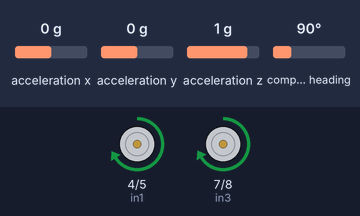
Simulated run of this sketch. Board: Arduino Uno, built with avr-gcc and run on an emulated ATmega328P. Parts: motor-driver pin pairs drawn as motors (green arrow = first pin HIGH = forward, orange = second pin HIGH = backward, longer = more drive, scaled by the enable pin). The inputs (shaded band) are chosen by the test bench; at power-on: compass heading 90°, acceleration x 0 g, acceleration y 0 g, acceleration z 1 g.

Above: at 2.2 s.
2.3 s: compass heading set to 7°
At 4.8 s:
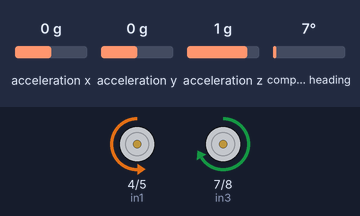
5.1 s: compass heading set to 79°
6.6 s: compass heading set to 90°
At 7.0 s:
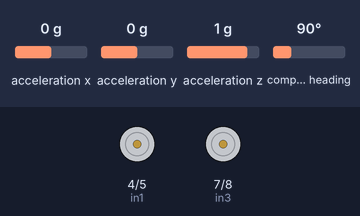
8.6 s: compass heading set to 180°
10.7 s: compass heading set to 100°
12.2 s: compass heading set to 93°
At 16.4 s:
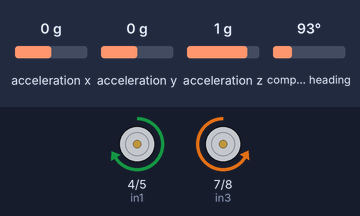
Timing chart, 0 to 16.8 s (numbered marks = the images above; inputs shaded):
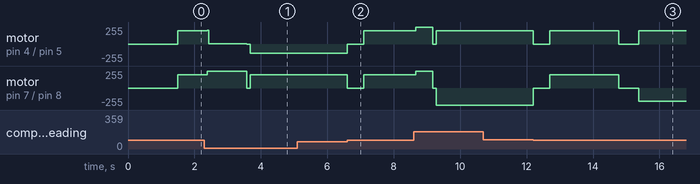

Measured:
- the behaviour switches between 83 and 84° on compass heading (found by bisection; images 1 and 2)
- after the input at 5.1 s, every drawn part: stays the same
- after the input at 6.6 s, motor on pin 4 (in1) / pin 5 (in2): backward 140/255 → stopped at once, → forward 199/255 0.50 s later; motor on pin 7 (in3) / pin 8 (in4): forward 200/255 → stopped at once, → forward 200/255 0.50 s later
- after the input at 10.7 s, every drawn part: stays the same
- after the input at 12.2 s, motor on pin 4 (in1) / pin 5 (in2): alternates forward 199/255 for 2.1 s and stopped for 0.55 s, starting at once; motor on pin 7 (in3) / pin 8 (in4): backward 255/255 → stopped at once, → forward 200/255 0.50 s later, → stopped 2.1 s later, → backward 200/255 0.60 s later

The sketch:

motor_functions.ino
```cpp
// IMU Libs
#include <Wire.h>
#include <Adafruit_Sensor.h>
#include <Adafruit_BNO055.h>
#include <utility/imumaths.h>

// Motor Definitoions
// Right Motors
#define in1 4
#define in2 5
#define en1 6

// Left Motors
#define in3 7
#define in4 8
#define en2 9

// PID Consts
#define Kp 3
#define Ki 0.5
#define Kd 0.001

// IMU Vars
Adafruit_BNO055 bno = Adafruit_BNO055(55);
float target_angle_x = 0;

void setup(void) {
  Serial.begin(9600);

  // Motor Setup
  pinMode(in1, OUTPUT);
  pinMode(in2, OUTPUT);
  pinMode(in3, OUTPUT);
  pinMode(in4, OUTPUT);
  pinMode(en1, OUTPUT);
  pinMode(en2, OUTPUT);

  // Initial direction (forwards)
  digitalWrite(in1, HIGH);
  digitalWrite(in2, LOW);
  digitalWrite(in3, HIGH);
  digitalWrite(in4, LOW);

  /* Initialise the sensor */
  if(!bno.begin())
  {
    /* There was a problem detecting the BNO055 ... check your connections */
    Serial.print("Ooops, no BNO055 detected ... Check your wiring or I2C ADDR!");
    while(1);
  }

  delay(1000);

  bno.setExtCrystalUse(true);
}

void stopMotors()
{
  analogWrite(en1, 0);
  analogWrite(en2, 0);
}

/*
 *  bool dir 0 goes forwards, 1 goes backwards
 */
void goStraight(int dir, int counter)
{
  int delayTime_millis = 50;
  float angle_x = 0;
  float prev_angle_x = 0;
  float error = 0, errorSum = 0;
  float sampleTime = 0.05;
  unsigned long currTime = 0, prevTime = 0;

  int pwm_r = 200;
  int pwm_l = 200;

  imu::Vector<3> euler = bno.getVector(Adafruit_BNO055::VECTOR_EULER);
  target_angle_x = euler.x();

  if (dir == 0)
  {
    digitalWrite(in1, HIGH);
    digitalWrite(in2, LOW);
    digitalWrite(in3, HIGH);
    digitalWrite(in4, LOW);
  }
  else if (dir == 1)
  {
    digitalWrite(in1, LOW);
    digitalWrite(in2, HIGH);
    digitalWrite(in3, LOW);
    digitalWrite(in4, HIGH);
  }


  for (int i = 0; i < counter; i++)
  {
    currTime = millis();
    sampleTime = (currTime - prevTime)/1000.0;
    prevTime = currTime;

    // Motor Movement
    analogWrite(en1,pwm_r);
    analogWrite(en2,pwm_l);

    // IMU Data
    euler = bno.getVector(Adafruit_BNO055::VECTOR_EULER);
    angle_x = euler.x();

    // Note: Clockwise is +ive
    error = angle_x - target_angle_x;

    // Condition if angle shifts from 0 to 359...
    if (error > 300) {
      error = error - 360;
    }

    if (error < -300) {error = error + 360;}

    errorSum = errorSum + error;
    errorSum = constrain(errorSum, -300, 300);

    if (dir == 0)
    {
      pwm_r = pwm_r + ((Kp*error) + (Ki*errorSum*sampleTime) - (Kd*(angle_x - prev_angle_x)/sampleTime));
      pwm_l = pwm_l - ((Kp*error) + (Ki*errorSum*sampleTime) - (Kd*(angle_x - prev_angle_x)/sampleTime));
    }
    else if (dir == 1)
    {
      pwm_r = pwm_r - ((Kp*error) + (Ki*errorSum*sampleTime) - (Kd*(angle_x - prev_angle_x)/sampleTime));
      pwm_l = pwm_l + ((Kp*error) + (Ki*errorSum*sampleTime) - (Kd*(angle_x - prev_angle_x)/sampleTime));
    }

    prev_angle_x = angle_x;

    pwm_r = constrain(pwm_r, -255, 255);
    pwm_l = constrain(pwm_l, -255, 255);

    delay(delayTime_millis);
  }

  stopMotors();

  // Angle Correction
  euler = bno.getVector(Adafruit_BNO055::VECTOR_EULER);
  angle_x = euler.x();

  if (angle_x - target_angle_x > 200) {angle_x = angle_x - 360;}
  if (angle_x - target_angle_x < -200) {angle_x = angle_x + 360;}

  delay(100);

  if (abs(angle_x - target_angle_x) > 1)
  {
    if (angle_x < target_angle_x)
    {
      turnAngle(0, abs(angle_x - target_angle_x));
    }
    else if (angle_x > target_angle_x)
    {
      turnAngle(1, abs(angle_x - target_angle_x));
    }
  }

}

/*
 * bool dir:  0 is clockwise, 1 is counter-clockwise
 *
 * angle MUST be positive!!!
 *
 */
void turnAngle(bool dir, float angle)
{
  float angle_x = 0;
  int pwm_r = 140;
  int pwm_l = 140;

  imu::Vector<3> euler = bno.getVector(Adafruit_BNO055::VECTOR_EULER);
  angle_x = euler.x();

  // Setting Direction
  if (dir == 0)
  {
    // Modifying angle to account for momentum to stop
    if (angle > 6)
    {
      angle = angle - 6;
    }

    angle = angle_x + angle;

    // Check for > 359
    if (angle > 359) {angle = angle - 360;}

    digitalWrite(in1, LOW);
    digitalWrite(in2, HIGH);
    digitalWrite(in3, HIGH);
    digitalWrite(in4, LOW);

    analogWrite(en1, pwm_r);
    analogWrite(en2, pwm_l);

    // For example, from 350 to 80 when going positive direction, go from 350 to 360, then 360=0, then 0 to 80 later
    while (angle_x - angle > 0)
    {
      imu::Vector<3> euler = bno.getVector(Adafruit_BNO055::VECTOR_EULER);
      angle_x = euler.x();
    }

    while (angle_x < angle)
    {
      imu::Vector<3> euler = bno.getVector(Adafruit_BNO055::VECTOR_EULER);
      angle_x = euler.x();
    }
  }

  else if (dir == 1)
  {
    // Modifying angle to account for momentum to stop
    if (angle > 6)
    {
      angle = angle - 5;
    }

    angle = angle_x - angle; // Modifying angle to account for momentum to stop
    // Check for < 0
    if (angle < 0) {angle = angle + 360;}

    digitalWrite(in1, HIGH);
    digitalWrite(in2, LOW);
    digitalWrite(in3, LOW);
    digitalWrite(in4, HIGH);

    analogWrite(en1, pwm_r);
    analogWrite(en2, pwm_l);

    // For example, from 80 to 350 when going negative direction, go from 80 to 0, then 0=360, then 360 to 350 later
    while (angle_x - angle < 0)
    {
      imu::Vector<3> euler = bno.getVector(Adafruit_BNO055::VECTOR_EULER);
      angle_x = euler.x();
    }

    while (angle_x > angle)
    {
      imu::Vector<3> euler = bno.getVector(Adafruit_BNO055::VECTOR_EULER);
      angle_x = euler.x();
    }
  }

  stopMotors();
}

/*
 *  Continuous Move
 */
void continuousAngle(bool dir)
{
  int pwm_r = 140;
  int pwm_l = 140;

  // Setting Direction
  if (dir == 0)
  {
    digitalWrite(in1, LOW);
    digitalWrite(in2, HIGH);
    digitalWrite(in3, HIGH);
    digitalWrite(in4, LOW);

    analogWrite(en1, pwm_r);
    analogWrite(en2, pwm_l);
  }

  else if (dir == 1)
  {
    digitalWrite(in1, HIGH);
    digitalWrite(in2, LOW);
    digitalWrite(in3, LOW);
    digitalWrite(in4, HIGH);

    analogWrite(en1, pwm_r);
    analogWrite(en2, pwm_l);
  }
}

void loop(void)
{
  delay(500);

  goStraight(0, 40);

  delay(500);

  goStraight(0, 40);

  delay(500);

  goStraight(0, 40);

  delay(500);

  turnAngle(1, 90);

  delay(500);

  goStraight(0, 40);

  delay(500);

  goStraight(0, 40);

  delay(500);

  turnAngle(1, 90);

  delay(500);

  goStraight(0, 40);

  delay(500);

  goStraight(0, 40);

  delay(500);

  goStraight(0, 40);

  delay(500);

  turnAngle(1, 90);

  delay(500);

  goStraight(0, 40);

  delay(500);

  goStraight(0, 40);

  delay(500);

  turnAngle(1, 90);


  while(true);
}
```
